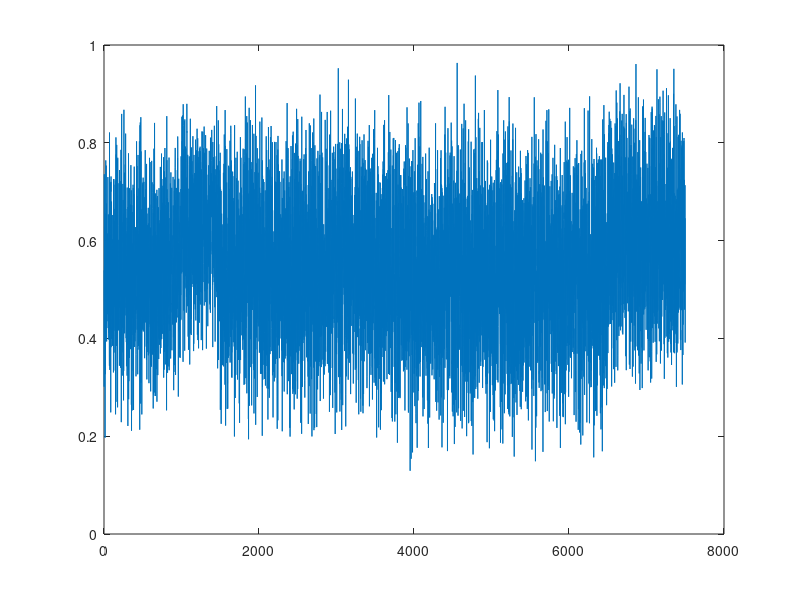

This chart was generated by the following MATLAB code: (Note: this script raises an error after producing the figure.)
clear all
close all
% szegmentalasi mesterseges pelda generalasa
rand('seed',10) %mindig ugyanazt a (veletlen) adathalmazt fogja generalni

inter=[1000 500 2000 3000 1000] %szegmensek hossza
segborder=[0 cumsum(inter)]; %szegmens hatarok
N=segborder(end); %adatpontok szama
c=length(inter) %a csoportok/szegmensek szama
n=5 %a fuggetlen valtozok szama



%veletlenszeruen generaljuk a modelleket 
P=[];
for i=1:c
   P{i}=rand(n+1,1); %(parameter vektorok oszlopvektok)
   P{i}=P{i}./sum(P{i}); %Trukk, hogy a kimeneten ne terjenek el annyira a modellek, ne latszodajank tulzottan a szegmensek
end    

sigma=1e-5; %"meresi" hiba szorasa, kimenethez adott normal eloszlasu 

X=rand(N,n); %fuggetlen valtozok, most csak veletlenszeruek
X=[X ones(N,1)]; %egyszeruseg miatt a bias tagnak megfelelo 1-eket az utoso oszlopba tesszuk
e=randn(N,1)*sigma;

Y=[];

for i=1:c
   Y=[Y; [X([segborder(i)+1:segborder(i+1)],:)*P{i}+e([segborder(i)+1:segborder(i+1)]) ]];
end    
    
plot(Y)

%Kesz a pelda, 
%X, Y amit atadunk (X-bol tudjuk n-t)
%segborder, c ezt csak ellenorzesre

num_segments=c;
forceplot=1;
segment =regseg(Y,X,num_segments,forceplot)
